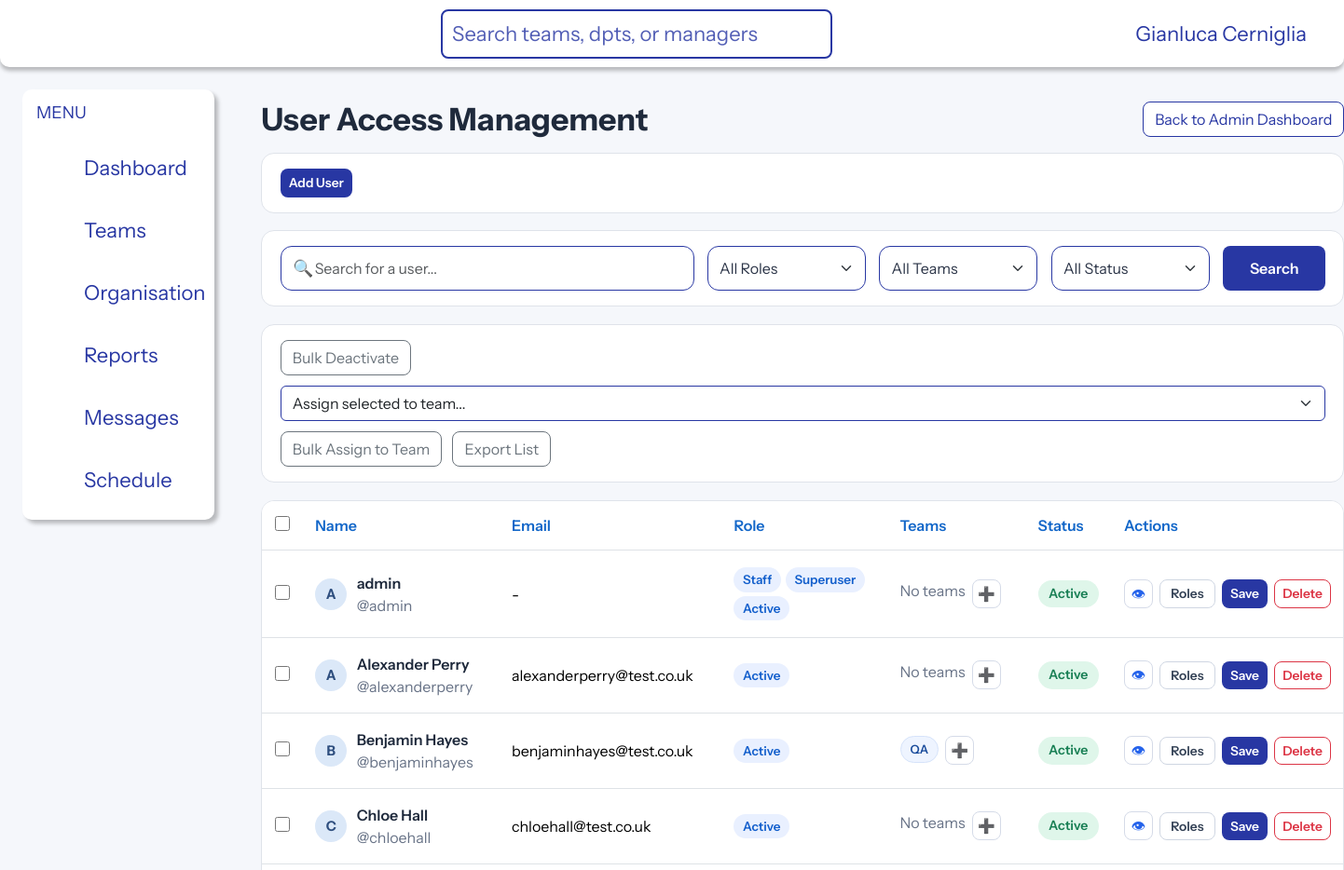
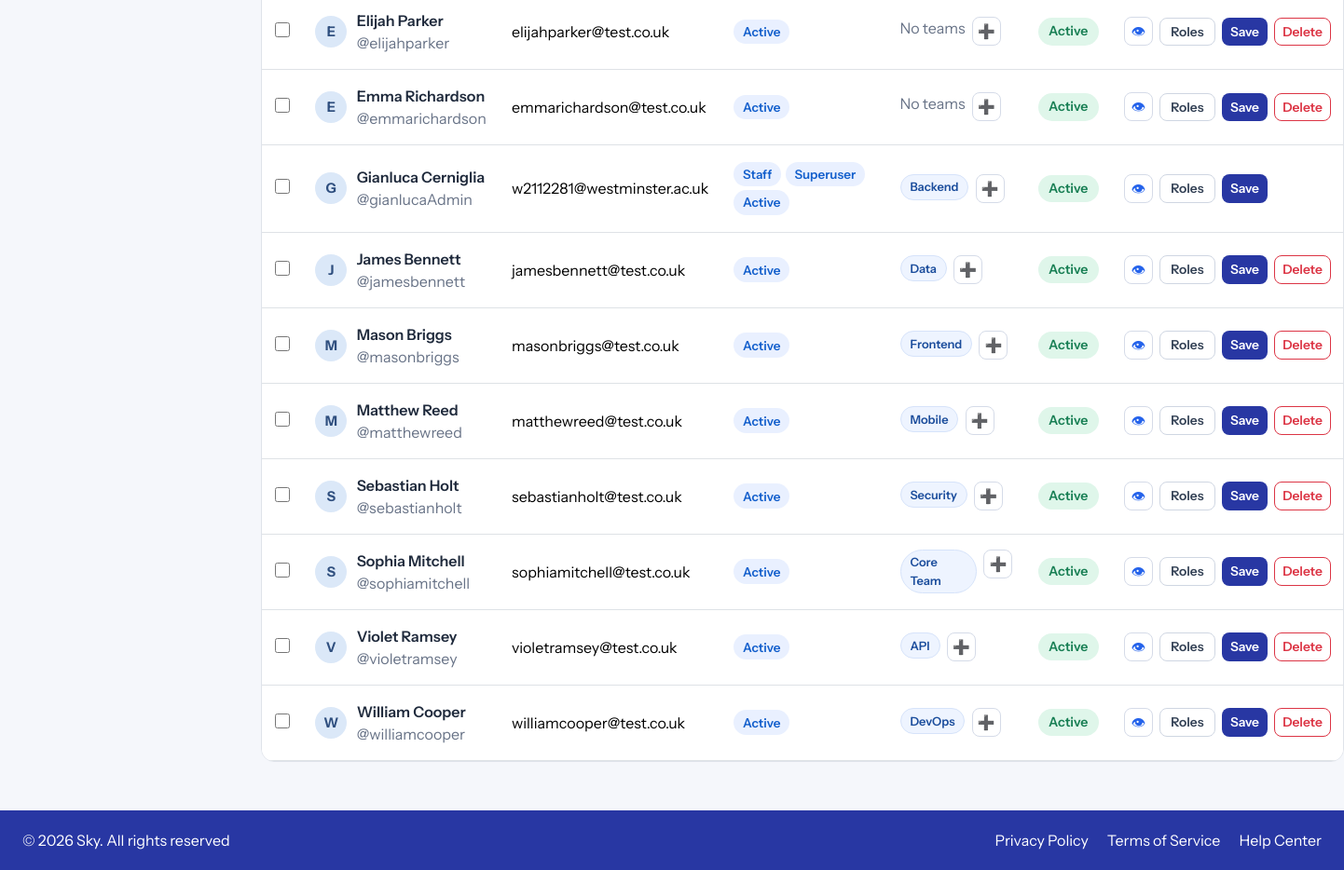
The app's page /dashboard/admin/users/ (signed in) with its own data (2 pictures, top to bottom).
### apps/teams/models.py (models this page shows, shortened)
class User(AbstractUser):
    team = models.ForeignKey(
        Team,
        on_delete=models.CASCADE,
        db_column="team_id",
        related_name="users",
        null=True,
        blank=True,
    )
    class Meta:
        db_table = "user"

class Team(models.Model):
    team_id = models.AutoField(primary_key=True)
    team_name = models.TextField(blank=True, null=True)
    team_leader = models.ForeignKey(
        "User",
        on_delete=models.SET_NULL,
        null=True,
        blank=True,
        db_column="team_leader",
        related_name="led_teams",
    )
    department = models.ForeignKey(
        Department,
        on_delete=models.CASCADE,
        db_column="department_id",
        related_name="teams",
    )
    slack_channels = models.TextField(blank=True, null=True)
    daily_standup_time = models.TextField(blank=True, null=True)
    team_wiki = models.TextField(blank=True, null=True)
    development_focus_areas = models.TextField(blank=True, null=True)
    key_skills_technologies = models.TextField(blank=True, null=True)
    downstream_dependency = models.ForeignKey(
        "self",
        on_delete=models.SET_NULL,
        null=True,
        blank=True,
        related_name="upstream_teams",
    )
    class Meta:
        db_table = "team"
    def __str__(self):
        return self.team_name or f"Team {self.team_id}"

### apps/users/views.py (the view, shortened to what this page needs)
# urls.py: path("dashboard/admin/users/", admin_user_management, name="admin-user-management"),
@user_passes_test(is_admin_user, login_url="/login/")
def admin_user_management(request):
    User = get_user_model()
    has_additional_teams = _supports_additional_teams(User)
    teams = Team.objects.order_by("team_name", "team_id")
    create_form = AdminUserCreateForm(
        teams=teams,
        supports_additional_teams=has_additional_teams,
    )
    users_qs, filters = _filtered_users_queryset(User, request.GET)
    users = list(users_qs)
    for account in users:
        assigned = []
        if has_additional_teams:
            assigned = list(account.additional_teams.all())
        if account.team and all(team.pk != account.team.pk for team in assigned):
            assigned.insert(0, account.team)
        account.assigned_teams = assigned
    return render(
        request,
        "users/admin_user_management.html",
        {
            "users": users,
            "teams": teams,
            "filters": filters,
            "create_form": create_form,
        },
    )

### apps/users/views.py (called while the page is built)
def is_admin_user(user):
    return user.is_authenticated and user.is_staff

def _supports_additional_teams(User):
    return any(field.name == "additional_teams" for field in User._meta.get_fields())

### apps/users/templates/users/admin_user_management.html (shortened to what this page needs)
{% extends "base.html" %}
{% block content %}
<div class="uam-page">
    <div class="d-flex justify-content-between align-items-center flex-wrap gap-2 mb-3">
        <h1 class="uam-title mb-0">User Access Management</h1>
        <a href="{% url 'admin-dashboard' %}" class="btn btn-outline-primary">Back to Admin Dashboard</a>
    </div>
    <div class="uam-panel">
        <button type="button" class="btn btn-sm btn-primary uam-save-btn" id="uam-open-create-user">
            Add User
        </button>
    </div>
    <div class="uam-panel">
        <form method="get" class="uam-filter-row">
            <div class="uam-search">
                <span class="uam-search-icon">&#128269;</span>
                <input type="text" class="form-control" name="q" value="{{ filters.q }}" placeholder="Search for a user...">
            </div>
            <select class="form-select uam-filter-select" name="role">
                <option value="">All Roles</option>
            </select>
            <select class="form-select uam-filter-select" name="team">
                <option value="">All Teams</option>
            </select>
            <select class="form-select uam-filter-select" name="status">
                <option value="">All Status</option>
            </select>
            <button type="submit" class="btn btn-primary uam-filter-search-btn">Search</button>
        </form>
    </div>
    <div class="uam-panel">
        <form method="post" id="bulk-form" class="uam-bulk-form">
            <button type="submit" name="action" value="bulk_deactivate" class="btn btn-outline-secondary">Bulk Deactivate</button>
            <select name="bulk_team_id" class="form-select uam-bulk-team">
                <option value="">Assign selected to team...</option>
            </select>
            <button type="submit" name="action" value="bulk_assign" class="btn btn-outline-secondary">Bulk Assign to Team</button>
            <button type="submit" name="action" value="export_csv" class="btn btn-outline-secondary">Export List</button>
        </form>
    </div>
    {% if users %}
    <div class="uam-table-wrap">
        <div class="table-responsive">
            <table class="table uam-table">
                    <thead>
                        <tr>
                            <th class="uam-check-col"><input type="checkbox" id="uam-select-all" class="uam-select-all" aria-label="Select all users"></th>
                            <th>Name</th>
                            <th>Email</th>
                            <th>Role</th>
                            <th>Teams</th>
                            <th>Status</th>
                            <th class="uam-actions-col">Actions</th>
                        </tr>
                    </thead>
                    <tbody>
                        {% for account in users %}
                        <tr>
                            <td class="uam-check-col"><input type="checkbox" name="selected_users" value="{{ account.pk }}" form="bulk-form" class="uam-row-check" aria-label="Select {{ account.username }}"></td>
                            <td>
                                <div class="uam-user-cell">
                                    <span class="uam-avatar">{{ account.username|slice:":1"|upper }}</span>
                                    <div>
                                        <div class="uam-name">{{ account.get_full_name|default:account.username }}</div>
                                        <div class="uam-muted">@{{ account.username }}</div>
                                    </div>
                                </div>
                            </td>
                            <td class="uam-muted">{{ account.email|default:"-" }}</td>
                            <td>
                                {% if account.is_staff %}<span class="uam-role-badge">Staff</span>{% endif %}
                                {% if account.is_superuser %}<span class="uam-role-badge">Superuser</span>{% endif %}
                                {% if account.is_active %}<span class="uam-role-badge">Active</span>{% endif %}
                            </td>
                            <td>
                                <form id="user-form-{{ account.pk }}" method="post" class="position-relative">
                                    <div class="uam-teams-cell">
                                        <div class="uam-team-badges" id="team-badges-{{ account.pk }}">
                                            {% if account.assigned_teams %}
                                                {% for assigned_team in account.assigned_teams %}
                                                <span class="uam-team-badge">{{ assigned_team.team_name|default:"Team" }}</span>
                                                {% endfor %}
                                            {% else %}
                                                <span class="uam-muted">No teams</span>
                                            {% endif %}
                                        </div>
                                        <details class="uam-team-picker">
                                            <summary class="uam-icon-btn uam-plus-btn" title="Assign teams" aria-label="Assign teams">&#10133;</summary>
                                        </details>
                                    </div>
                                </form>
                            </td>
                            <td>{% if account.is_active %}<span class="uam-status uam-status-active">Active</span>{% else %}<span class="uam-status uam-status-inactive">Inactive</span>{% endif %}</td>
                            <td>
                                <div class="uam-row-actions">
                                    <a class="uam-icon-btn uam-view-btn" href="{% url 'admin-user-detail' account.pk %}" title="View profile" aria-label="View profile">&#128065;</a>
                                    {% if request.user.is_superuser %}
                                    <details class="uam-roles-dropdown">
                                        <summary class="uam-toggle">Roles</summary>
                                    </details>
                                    <button type="submit" class="btn btn-sm btn-primary uam-save-btn" form="user-form-{{ account.pk }}">Save</button>
                                    {% if account.pk != request.user.pk %}
                                    <form method="post" class="d-inline" onsubmit="return confirm('Delete {{ account.username|escapejs }}? This cannot be undone.');">
                                        <button type="submit" class="btn btn-sm btn-outline-danger uam-delete-btn">Delete</button>
                                    </form>
                                    {% endif %}
                                    {% endif %}
                                </div>
                            </td>
                        </tr>
                        {% endfor %}
                    </tbody>
            </table>
        </div>
    </div>
    {% else %}
    <div class="uam-panel">
        <h2 class="h5 mb-2">No users found</h2>
        <p class="mb-0 uam-muted">There are no users to manage yet.</p>
    </div>
    {% endif %}
</div>
{% endblock %}

### templates/header.html (shortened to what this page needs)
<header class="site-header">
    <div class="top-bar">
        <div class="header-inner">
            <div class="header-row">
                <div class="logo-section">
                    {% load svg %}
                </div>
                {% if user.is_authenticated %}
                    <div class="search-bar">
                        <form action="{% url 'team-list' %}" method="get" class="search-bar-form">
                            <input id="search" name="q" type="text" placeholder="Search teams, dpts, or managers" class="search-input">
                                {% load svg %}
                        </form>
                    </div>
                    <div class="profile-section d-flex align-items-center">
                                {% load svg %}
                        <div class="user-section pe-3">
                            {% if user.first_name and user.last_name %}
                                <span class="user-label">{{ user.first_name }} {{ user.last_name }}</span>
                            {% else %}
                                <span class="user-label">{{ user.username }}</span>
                            {% endif %}
                        </div>
                                {% load svg %}
                    </div>
                {% endif %}
            </div>
        </div>
    </div>
</header>

### apps/pages/static/pages/css/main.css (style rules this page uses)
html, body { height: 100%; margin: 0; padding: 0; }
.form-control { color: #999 !important; }
.form-select:invalid, .form-select option[value=""] { color: #999; }
.form-select, .form-control { border-color: #2837A3 !important; }
body.site-body { font-family: "Instrument Sans", Arial, sans-serif; background: #f5f7fb; color: #111827; }
.btn { border-radius: 8px !important; }
.btn.btn-primary { background-color: #2837A3; transition: all 0.3s ease; border: 1px solid transparent; }
.btn.btn-outline-primary { background-color: #fff; color: #2837A3; border: 1px solid #2837A3; }
.site-header { width: 100%; background: #ffffff; box-shadow: 0px 4px 4px rgba(0, 0, 0, 0.25); border-radius: 0px 0px 10px 10px; }
.header-inner { width: 100%; max-width: 1920px; margin: 0 auto; padding: 0 24px; }
.header-row { min-height: 72px; display: flex; align-items: center; justify-content: space-between; gap: 24px; }
header.site-header .header-inner .header-row .profile-section .user-section .user-label { color: #2837A3; font-size: 22px; font-weight: 400; }
.logo-section { min-width: 140px; min-height: 40px; display: flex; align-items: center; }
.user-label { font-size: 0.95rem; font-weight: 600; color: #374151; }
.search-bar { display: flex; align-items: center; border: 2px solid #2837a3; border-radius: 8px; padding: 0 10px; max-width: 420px; min-width: 420px; background-color: #fff; }
.search-bar-form { display: flex; width: 100%; align-items: center; }
.search-input { border: none; outline: none; flex-grow: 1; font-size: 22px; color: #2837a3; padding: 8px 0; }
.search-input::placeholder { color: #2837a3; opacity: 0.8; }

### records on screen
User: first_name "Gianluca", last_name "Cerniglia", username "G", get_full_name "Gianluca Cerniglia", username "gianlucaAdmin", email "w2112281@westminster.ac.uk", is_staff "Staff", is_superuser "Superuser", is_active "Active"
User: username "A", get_full_name "admin", username "admin", email "-", is_staff "Staff", is_superuser "Superuser", is_active "Active", shows "No teams"
User: username "A", get_full_name "Alexander Perry", username "alexanderperry", email "alexanderperry@test.co.uk", is_active "Active", shows "No teams"
User: username "B", get_full_name "Benjamin Hayes", username "benjaminhayes", email "benjaminhayes@test.co.uk", is_active "Active"
Team: team_name "QA"
User: username "C", get_full_name "Chloe Hall", username "chloehall", email "chloehall@test.co.uk", is_active "Active", shows "No teams"
User: username "E", get_full_name "Elijah Parker", username "elijahparker", email "elijahparker@test.co.uk", is_active "Active", shows "No teams"
User: username "E", get_full_name "Emma Richardson", username "emmarichardson", email "emmarichardson@test.co.uk", is_active "Active", shows "No teams"
Team: team_name "Backend"
User: username "J", get_full_name "James Bennett", username "jamesbennett", email "jamesbennett@test.co.uk", is_active "Active"
Team: team_name "Data"
User: username "M", get_full_name "Mason Briggs", username "masonbriggs", email "masonbriggs@test.co.uk", is_active "Active"
Team: team_name "Frontend"
User: username "M", get_full_name "Matthew Reed", username "matthewreed", email "matthewreed@test.co.uk", is_active "Active"
Team: team_name "Mobile"
User: username "S", get_full_name "Sebastian Holt", username "sebastianholt", email "sebastianholt@test.co.uk", is_active "Active"
Team: team_name "Security"
User: username "S", get_full_name "Sophia Mitchell", username "sophiamitchell", email "sophiamitchell@test.co.uk", is_active "Active"
Team: team_name "Core Team"
User: username "V", get_full_name "Violet Ramsey", username "violetramsey", email "violetramsey@test.co.uk", is_active "Active"
Team: team_name "API"
User: username "W", get_full_name "William Cooper", username "williamcooper", email "williamcooper@test.co.uk", is_active "Active"
Team: team_name "DevOps"
